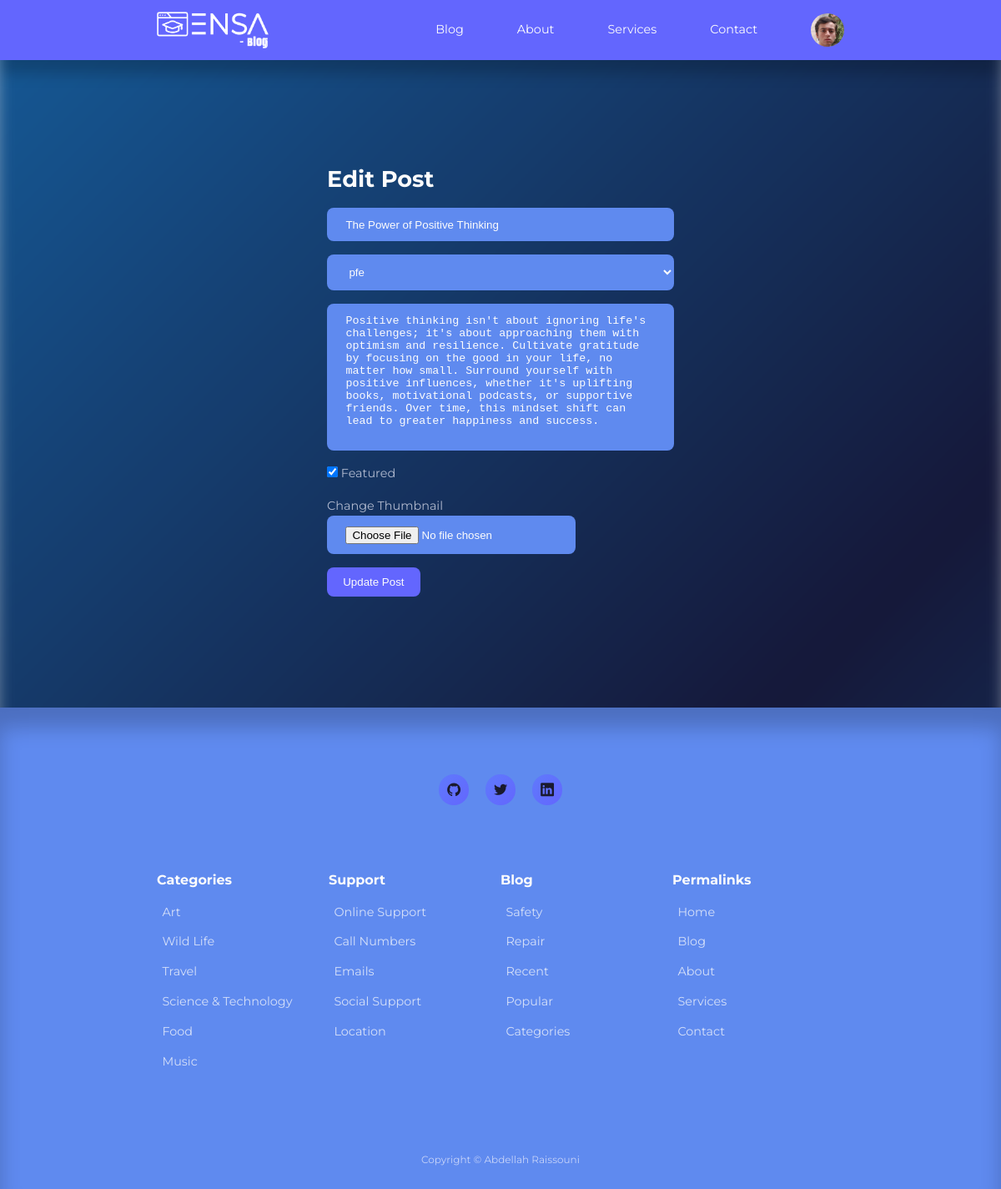
Screenshot of /admin/edit-post.php?id=9 (signed in) with the database file from the repository.
### tables this page shows
CREATE TABLE IF NOT EXISTS `users` (
  `id` int UNSIGNED NOT NULL AUTO_INCREMENT,
  `firstname` varchar(50) NOT NULL,
  `lastname` varchar(50) NOT NULL,
  `username` varchar(50) NOT NULL,
  `email` varchar(100) NOT NULL,
  `password` varchar(255) NOT NULL,
  `avatar` varchar(255) NOT NULL,
  `is_admin` tinyint(1) NOT NULL,
  PRIMARY KEY (`id`)
);

CREATE TABLE IF NOT EXISTS `posts` (
  `id` int UNSIGNED NOT NULL AUTO_INCREMENT,
  `title` varchar(255) NOT NULL,
  `body` text NOT NULL,
  `thumbnail` varchar(255) NOT NULL,
  `date_time` timestamp NOT NULL DEFAULT CURRENT_TIMESTAMP,
  `category_id` int UNSIGNED DEFAULT NULL,
  `author_id` int UNSIGNED NOT NULL,
  `is_featured` tinyint(1) NOT NULL,
  PRIMARY KEY (`id`),
  KEY `FK_blog_category` (`category_id`),
  KEY `FK_blog_author` (`author_id`)
);

### admin/partials/header.php (called while the page is built, shortened)
<?php
require '../partials/header.php';

### admin/edit-post.php (the view, shortened to what this page needs)
<?php
 include 'partials/header.php';
 $category_query = "SELECT * FROM categories";
 $categories = mysqli_query($connection, $category_query);
 if(isset($_GET['id'])) {
    $id = filter_var($_GET['id'], FILTER_SANITIZE_NUMBER_INT);
    $query = "SELECT * FROM posts WHERE id=$id";
    $result = mysqli_query($connection, $query);
    $post = mysqli_fetch_assoc($result);
 } else {
    header('location: ' . ROOT_URL . 'admin/');
    die();
 }
?>
<section class="form__section">
    <div class="container form__section-container">
        <h2>Edit Post</h2>
        <form action="<?= ROOT_URL ?>admin/edit-post-logic.php" enctype="multipart/form-data" method="POST">
            <input type="text" value="<?= $post['title'] ?>" name="title" placeholder="Title">
            <select name="category">
                <?php while($category = mysqli_fetch_assoc($categories)) : ?>
                <option value="<?= $category['id'] ?>"><?= $category['title'] ?></option>
                <?php endwhile ?>
            </select>
            <textarea rows="10" name="body" placeholder="Body"><?= $post['body'] ?></textarea>
            <div class="form__control inline">
                <input type="checkbox" name="is_featured" id="is_featured" value="1" checked>
                <label for="is_featured">Featured</label>
            </div>
            <div class="form__control">
                <label for="thumbnail">Change Thumbnail</label>
                <input type="file" name="thumbnail" id="thumbnail">
            </div>
            <button type="submit" name="submit" class="btn">Update Post</button>
        </form>
    </div>
</section>
<?php
 include '../partials/footer.php';
?>

### partials/header.php (shortened to what this page needs)
<?php
require 'config/database.php';
if(isset($_SESSION['user-id'])) {
    $id = filter_var($_SESSION['user-id'], FILTER_VALIDATE_INT);
    $query = "SELECT avatar FROM users WHERE id=$id";
    $result = mysqli_query($connection, $query);
    $avatar = mysqli_fetch_assoc($result);
}
?>
<!DOCTYPE html>
<html lang="en">
<head>
    <link rel="stylesheet" href="<?= ROOT_URL ?>css/styles.css">
    <link rel="stylesheet" href="https://unicons.iconscout.com/release/v4.0.8/css/line.css">
</head>
<body>
    <nav>
        <div class="container nav__container">
            <a href="<?= ROOT_URL ?>" >
            <img src="<?= ROOT_URL ?>partials/ensablog-white.png" style="width:40%; height:auto;" alt="Ensa - Blog Logo" >
            </a>
            <ul class="nav__items">
                <li><a href="<?= ROOT_URL ?>blog.php">Blog</a></li>
                <li><a href="<?= ROOT_URL ?>about.php">About</a></li>
                <li><a href="<?= ROOT_URL ?>services.php">Services</a></li>
                <li><a href="<?= ROOT_URL ?>contact.php">Contact</a></li>
                <?php if(isset ($_SESSION['user-id'])): ?>
                    <li class="nav__profile">
                    <div class="avatar">
                        <img src="<?= ROOT_URL . 'images/' . $avatar['avatar'] ?>" >
                    </div>
                </li>
                <?php else : ?>
                <li><a href="<?= ROOT_URL ?>signin.php">Signin</a></li>
                <?php endif ?>
            </ul>
        </div>
    </nav>

### css/styles.css (style rules this page uses)
:root { --color-primary: #6366fe; --color-primary-light: hsla(239, 99%, 70%, 0.18); --color-primary-variant: #5f7afc; --color-red: #e90000; --color-red-light: hsla(235, 97%, 69%, 0.15); --color-green: #27e40f; --color-green-light: hsla(225, 95%, 68%, 0.15); --color-gray-900: #5f8aef; --color-gray-700: #45a6e3; --color-gray-300: rgba(242, 242, 254, 0.3); --color-gray-200: rgba(242, 242, 254, 0.7); --color-white: #fcfcfc; --color-bg: linear-gradient(-45deg, #000428, #004e92, #000428, #004e92); --transition: all 300ms ease; --container-width-lg: 74%; --container-width-md: 88%; --form-width: 40%; --card-border-radius-1: 0.3rem; --card-border-radius-2: 0.5rem; --card-border-radius-3: 0.8rem; --card-border-radius-4: 2rem; --card-border-radius-5: 5rem; }
body { font-family: 'Montserrat', sans-serif; line-height: 1.6; color: var(--color-gray-200); overflow-x: hidden; font-size: 0.9rem; position: relative; }
body::before, body::after { content: ""; position: fixed; top: 0; left: 0; width: 100%; height: 100%; background: var(--color-bg); background-size: 200% 200%; animation: gradient 25s ease-in-out infinite; z-index: -1; }
body::before { filter: blur(8px); opacity: 0.8; }
body::after { filter: blur(4px); opacity: 0.6; transform: scale(1.1); }
* { margin: 0; padding: 0; outline: 0; border: 0; appearance: 0; list-style: none; text-decoration: none; box-sizing: border-box; }
.container { width: var(--container-width-lg); max-width: 1800px; margin-inline: auto; }
section { margin-top: 3rem; width: 100vw; }
h1, h2, h3, h4, h5 { color: var(--color-white); line-height: 1.3; }
h2 { font-size: 1.7rem; margin: 1rem 0; }
a { color: var(--color-white); transition: var(--transition); }
img { display: block; width: 100%; object-fit: cover; }
nav { background: var(--color-primary); width: 100vw; height: 4.5rem; position: fixed; top: 0; z-index: 10; box-shadow: 0 1rem 1rem rgba(0, 0, 0, 0.2); }
.nav__container { height: 100%; display: flex; align-items: center; justify-content: space-between; }
.avatar { width: 2.5rem; height: 2.5rem; border-radius: 50%; overflow: hidden; border: 0.3rem solid var(--color-bg); }
.nav__items { display: flex; align-items: center; gap: 4rem; }
.nav__profile { position: relative; cursor: pointer; }
.btn { display: inline-block; width: fit-content; padding: 0.6rem 1.2rem; background-color: var(--color-primary); border-radius: var(--card-border-radius-2); cursor: pointer; transition: var(--transition); color: var(--color-white); }
.form__section { display: grid; place-items: center; height: 100vh; }
.form__section-container { width: var(--form-width); }
form { display: flex; flex-direction: column; gap: 1rem; }
input, textarea, select { padding: 0.8rem 1.4rem; background-color: var(--color-gray-900); border-radius: var(--card-border-radius-2); resize: none; color: var(--color-white); }
.container { max-width: 1200px; margin: 0 auto; padding: 0 2rem; }
.container { max-width: 1200px; margin: 0 auto; padding: 0 2rem; position: relative; z-index: 1; }

### rows the page displays
users: avatar (picture)
posts: title "The Power of Positive Thinking", body "Positive thinking isn't about ignoring life's challenges; it's about approaching them with optimism and resilience. Cultivate gratitude by focusing on the good in your life, no matter how small. Surround yourself with positive influences, whether it's uplifting books, motivational podcasts, or supportive friends. Over time, this mindset shift can lead to greater happiness and success."

### other values shown
form field category "pfe"
